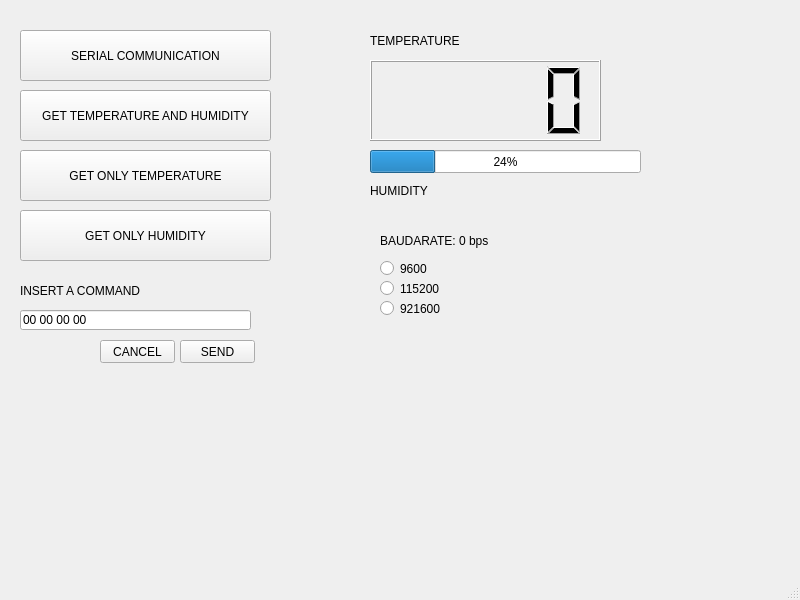
<?xml version="1.0" encoding="UTF-8"?>
<ui version="4.0">
 <class>MainWindow</class>
 <widget class="QMainWindow" name="MainWindow">
  <property name="geometry">
   <rect>
    <x>0</x>
    <y>0</y>
    <width>800</width>
    <height>600</height>
   </rect>
  </property>
  <property name="windowTitle">
   <string>MainWindow</string>
  </property>
  <widget class="QWidget" name="centralwidget">
   <widget class="QPushButton" name="pb_serial">
    <property name="geometry">
     <rect>
      <x>20</x>
      <y>30</y>
      <width>251</width>
      <height>51</height>
     </rect>
    </property>
    <property name="text">
     <string>SERIAL COMMUNICATION</string>
    </property>
   </widget>
   <widget class="QProgressBar" name="progressBar">
    <property name="geometry">
     <rect>
      <x>370</x>
      <y>150</y>
      <width>271</width>
      <height>23</height>
     </rect>
    </property>
    <property name="value">
     <number>24</number>
    </property>
   </widget>
   <widget class="QLCDNumber" name="temp_lcd">
    <property name="geometry">
     <rect>
      <x>370</x>
      <y>60</y>
      <width>231</width>
      <height>81</height>
     </rect>
    </property>
   </widget>
   <widget class="QLineEdit" name="command_line">
    <property name="geometry">
     <rect>
      <x>20</x>
      <y>310</y>
      <width>231</width>
      <height>20</height>
     </rect>
    </property>
    <property name="text">
     <string>00 00 00 00</string>
    </property>
   </widget>
   <widget class="QLabel" name="command_l">
    <property name="geometry">
     <rect>
      <x>20</x>
      <y>280</y>
      <width>231</width>
      <height>21</height>
     </rect>
    </property>
    <property name="text">
     <string>INSERT A COMMAND</string>
    </property>
    <property name="scaledContents">
     <bool>true</bool>
    </property>
   </widget>
   <widget class="QPushButton" name="pb_cancel">
    <property name="geometry">
     <rect>
      <x>100</x>
      <y>340</y>
      <width>75</width>
      <height>23</height>
     </rect>
    </property>
    <property name="text">
     <string>CANCEL</string>
    </property>
   </widget>
   <widget class="QPushButton" name="pb_send">
    <property name="geometry">
     <rect>
      <x>180</x>
      <y>340</y>
      <width>75</width>
      <height>23</height>
     </rect>
    </property>
    <property name="text">
     <string>SEND</string>
    </property>
   </widget>
   <widget class="QLabel" name="temp_l">
    <property name="geometry">
     <rect>
      <x>370</x>
      <y>30</y>
      <width>111</width>
      <height>21</height>
     </rect>
    </property>
    <property name="text">
     <string>TEMPERATURE</string>
    </property>
    <property name="scaledContents">
     <bool>true</bool>
    </property>
   </widget>
   <widget class="QLabel" name="hum_l">
    <property name="geometry">
     <rect>
      <x>370</x>
      <y>180</y>
      <width>111</width>
      <height>21</height>
     </rect>
    </property>
    <property name="text">
     <string>HUMIDITY</string>
    </property>
    <property name="scaledContents">
     <bool>true</bool>
    </property>
   </widget>
   <widget class="QRadioButton" name="radioButton_115200">
    <property name="geometry">
     <rect>
      <x>380</x>
      <y>280</y>
      <width>82</width>
      <height>17</height>
     </rect>
    </property>
    <property name="text">
     <string>115200</string>
    </property>
   </widget>
   <widget class="QRadioButton" name="radioButton_921600">
    <property name="geometry">
     <rect>
      <x>380</x>
      <y>300</y>
      <width>82</width>
      <height>17</height>
     </rect>
    </property>
    <property name="text">
     <string>921600</string>
    </property>
   </widget>
   <widget class="QRadioButton" name="radioButton_9600">
    <property name="geometry">
     <rect>
      <x>380</x>
      <y>260</y>
      <width>82</width>
      <height>17</height>
     </rect>
    </property>
    <property name="text">
     <string>9600</string>
    </property>
   </widget>
   <widget class="QPushButton" name="pb_tempHum">
    <property name="geometry">
     <rect>
      <x>20</x>
      <y>90</y>
      <width>251</width>
      <height>51</height>
     </rect>
    </property>
    <property name="styleSheet">
     <string notr="true"/>
    </property>
    <property name="text">
     <string>GET TEMPERATURE AND HUMIDITY</string>
    </property>
   </widget>
   <widget class="QPushButton" name="pb_temp">
    <property name="geometry">
     <rect>
      <x>20</x>
      <y>150</y>
      <width>251</width>
      <height>51</height>
     </rect>
    </property>
    <property name="text">
     <string>GET ONLY TEMPERATURE</string>
    </property>
   </widget>
   <widget class="QPushButton" name="pb_hum">
    <property name="geometry">
     <rect>
      <x>20</x>
      <y>210</y>
      <width>251</width>
      <height>51</height>
     </rect>
    </property>
    <property name="text">
     <string>GET ONLY HUMIDITY</string>
    </property>
   </widget>
   <widget class="QLabel" name="baudrate_l">
    <property name="geometry">
     <rect>
      <x>380</x>
      <y>230</y>
      <width>111</width>
      <height>21</height>
     </rect>
    </property>
    <property name="text">
     <string>BAUDARATE: 0 bps</string>
    </property>
    <property name="scaledContents">
     <bool>true</bool>
    </property>
   </widget>
  </widget>
  <widget class="QMenuBar" name="menubar">
   <property name="geometry">
    <rect>
     <x>0</x>
     <y>0</y>
     <width>800</width>
     <height>21</height>
    </rect>
   </property>
  </widget>
  <widget class="QStatusBar" name="statusbar"/>
 </widget>
 <resources/>
 <connections/>
</ui>
